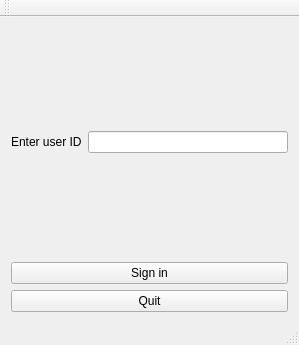
<?xml version="1.0" encoding="UTF-8"?>
<ui version="4.0">
 <class>MainWindow</class>
 <widget class="QMainWindow" name="MainWindow">
  <property name="geometry">
   <rect>
    <x>0</x>
    <y>0</y>
    <width>299</width>
    <height>345</height>
   </rect>
  </property>
  <property name="windowTitle">
   <string>MainWindow</string>
  </property>
  <widget class="QWidget" name="centralWidget">
   <layout class="QVBoxLayout" name="verticalLayout">
    <item>
     <spacer name="verticalSpacer_2">
      <property name="orientation">
       <enum>Qt::Vertical</enum>
      </property>
      <property name="sizeHint" stdset="0">
       <size>
        <width>20</width>
        <height>40</height>
       </size>
      </property>
     </spacer>
    </item>
    <item>
     <layout class="QHBoxLayout" name="horizontalLayout">
      <item>
       <widget class="QLabel" name="label">
        <property name="text">
         <string>Enter user ID</string>
        </property>
       </widget>
      </item>
      <item>
       <widget class="QLineEdit" name="idLabel"/>
      </item>
     </layout>
    </item>
    <item>
     <spacer name="verticalSpacer">
      <property name="orientation">
       <enum>Qt::Vertical</enum>
      </property>
      <property name="sizeHint" stdset="0">
       <size>
        <width>20</width>
        <height>40</height>
       </size>
      </property>
     </spacer>
    </item>
    <item>
     <widget class="QPushButton" name="pushButton_2">
      <property name="text">
       <string>Sign in</string>
      </property>
     </widget>
    </item>
    <item>
     <widget class="QPushButton" name="exitButton">
      <property name="text">
       <string>Quit</string>
      </property>
     </widget>
    </item>
   </layout>
  </widget>
  <widget class="QMenuBar" name="menuBar">
   <property name="geometry">
    <rect>
     <x>0</x>
     <y>0</y>
     <width>299</width>
     <height>30</height>
    </rect>
   </property>
  </widget>
  <widget class="QToolBar" name="mainToolBar">
   <attribute name="toolBarArea">
    <enum>TopToolBarArea</enum>
   </attribute>
   <attribute name="toolBarBreak">
    <bool>false</bool>
   </attribute>
  </widget>
  <widget class="QStatusBar" name="statusBar"/>
 </widget>
 <layoutdefault spacing="6" margin="11"/>
 <resources/>
 <connections/>
</ui>
